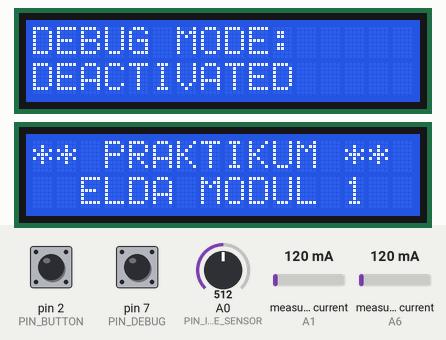
Simulated run of this program. Board: Arduino Nano, built with avr-gcc and run on an emulated ATmega328P. On the bench: 2 × 16×2 character LCD. Inputs (shaded band) come from the test bench; at power-on: pin 2 (PIN_BUTTON) HIGH, pin 7 (PIN_DEBUG) HIGH, A0 (PIN_INPUT_VOLTAGE_SENSOR) = 512, measured current (sensors on A1, A6) 120 mA. The local clock reads 2024-03-15 10:24:30 at power-on unless the program sets it; storage starts empty.

Above: at 2.3 s.
At 5.0 s:
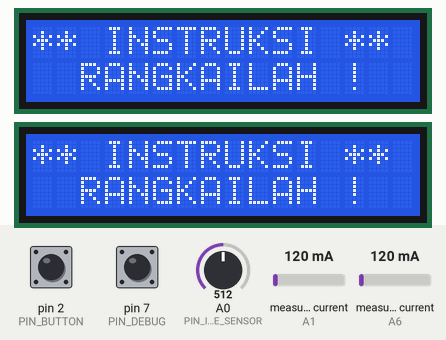
5.1 s: pin 2 (PIN_BUTTON) pulled LOW for 1 s
At 5.6 s:
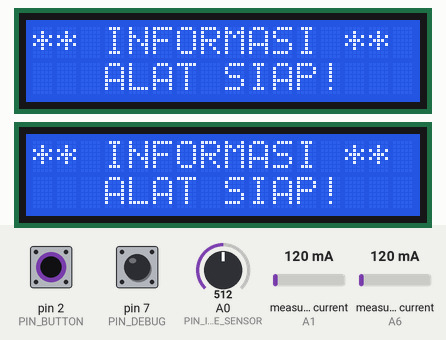
At 6.5 s:
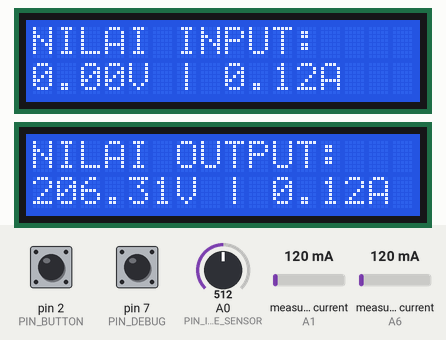
Timing chart, 0 to 8.1 s (numbered marks = the images above; inputs shaded):
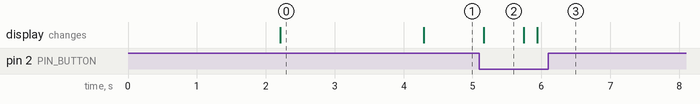

The program:

main.cpp
```cpp
/*
 * main.cpp or driver code.
 * Created by: I Putu Pawesi Siantika, S.T.
 * This file is intended for specifying the behaviour of
 * bussines logic of device.
 *
 * It logs the voltages and currents (DC and AC) reading to
 * sd card.
 *
 * NOTE: Implements in Kerja Praktik Junantara
 *       in Teknik Elektro Udayana

*/

#include "header.h"

void setup()
{
  pinMode(PIN_BUTTON, INPUT_PULLUP);
  Serial.begin(115200);
  // For debug mode
  pinMode(PIN_DEBUG, INPUT_PULLUP);
  disp1.init();
  disp2.init();
  // Make init message visible in display hardwares
  delay(2000);

  // Debug mode trigger
  // due to pullup, logic LOW means debug mode is active.
  debug_mode_state = digitalRead(PIN_DEBUG);
  if (!debug_mode_state)
  {
    disp1.disp_custom(F("DEBUG MODE:"), F("ACTIVATED"));
    delay(2000);
  }
  else
  {
    disp1.disp_custom(F("DEBUG MODE:"), F("DEACTIVATED"));
    delay(2000);
  }
  // SD Card handling. The problems occurs in hardware frequently
  // (wires are not installed properly, insufficient power supply to SD card )
  bool status_sd_card = logger.init(PIN_CS_DATA_LOGGER);
  if (status_sd_card == 1)
    no_sd_card_handle(disp1, disp2);

  // Alocate objects dynamically
  VoltageSensorAc *input_voltage_sensor = new VoltageSensorAc(PIN_INPUT_VOLTAGE_SENSOR);
  VoltageSensorDc *output_voltage_sensor = new VoltageSensorDc(PIN_OUTPUT_VOLTAGE_SENSOR);
  CurrentSensorDc *output_current_sensor = new CurrentSensorDc(PIN_OUTPUT_CURRENT_SENSOR);
  CurrentSensorAc *input_current_sensor = new CurrentSensorAc(PIN_INPUT_CURRENT_SENSOR);

  // Show the first messages on display hardwares
  disp1.first_message();
  disp2.first_message();

  // Wait users to finish the circuit and push the push button
  while (button_state != 0)
  {
    button_state = read_button_state();
  }

  // Calibrate the current-sensors
  // ( for increasing the precission of current values)
  input_current_sensor->calibrate();
  output_current_sensor->calibrate();

  // Tell users that the device is ready by sending message
  // on dislpay hardwares
  disp1.second_message();
  disp2.second_message();

  // Make those displays visible
  delay(500);

  // Waiting users to push the button for capture-data confirmation.
  button_state = 1;
  while (button_state != 0)
  {
    button_state = read_button_state();
  }

  disp1.disp_custom(F("** INFORMASI **"), F("Collecting ..."));
  disp2.disp_custom(F("** INFORMASI **"), F("Collecting ..."));

  // Capture data from sensors
  data_input.current = input_current_sensor->calculate() - CALIBRATED_CONST;
  data_input.volt = input_voltage_sensor->calculate();
  data_output.volt = output_voltage_sensor->calculate();
  data_output.current = output_current_sensor->calculate();

  // Debug mode
  if (!debug_mode_state)
  {
    for (;;)
    {
      // Capture data from sensors
      data_input.current = input_current_sensor->calculate() - CALIBRATED_CONST;
      data_input.volt = input_voltage_sensor->calculate();
      data_output.volt = output_voltage_sensor->calculate();
      data_output.current = output_current_sensor->calculate();

      // Display to LCDs periodically
      disp1.disp_measurements(data_input.volt, data_input.current, 0, true);
      disp2.disp_measurements(data_output.volt, data_output.current, 1, true);

      delay(500);
    }
  }
  // Dealocate memory used by objetcs
  delete input_current_sensor;
  delete output_current_sensor;
  delete input_voltage_sensor;
  delete output_voltage_sensor;

  // Log captured data once to SD card.
  bool status_log = logger.log(data_input.volt, data_input.current, data_output.volt,
                               data_output.current, "sensor.txt");
  // Error handling for logger process
  if (status_log == 1)
    log_failed_handle(disp1, disp2);

  // Display captured data on LCDs
  disp1.disp_measurements(data_input.volt, data_input.current, 0);
  disp2.disp_measurements(data_output.volt, data_output.current, 1);

  // stuck here
}

void loop()
{
  // pass
}

/* Functions implementations
   The implementations of functions declared in 'header.h'

*/

bool read_button_state(void)
{
  return digitalRead(PIN_BUTTON);
}

void no_sd_card_handle(Display &disp1, Display &disp2)
{
  disp1.disp_custom(F("**   ERROR   **"), F("  NO SD CARD !"));
  disp2.disp_custom(F("**   ERROR   **"), F("  NO SD CARD !"));
  for (;;)
    ; // stuck forever
}

void log_failed_handle(Display &disp1, Display &disp2)
{
  disp1.disp_custom(F("**   ERROR   **"), F("  SD CARD FAIL !"));
  disp2.disp_custom(F("**   ERROR   **"), F("  SD CARD FAIL !"));
  for (;;)
    ; // stuck forever
}

/* EOF */
```

header.h
```cpp
#ifndef HEADER_H
#define HEADER_H

/* Librarys*/
#include <Arduino.h>
#include "Display.h"
#include "VoltageSensor.h"
#include <LiquidCrystal_I2C.h>
#include "Logger.h"
#include "CurrentSensor.h"

#define CALIBRATED_CONST 0.00 // AC current only (input sensor)

/* Pins definition*/
#define PIN_BUTTON 2
#define PIN_INPUT_VOLTAGE_SENSOR A0
#define PIN_INPUT_CURRENT_SENSOR A1
#define PIN_OUTPUT_VOLTAGE_SENSOR A2
#define PIN_OUTPUT_CURRENT_SENSOR A6
#define PIN_CS_DATA_LOGGER 10
#define PIN_DEBUG 7

/* Variables*/
bool debug_mode_state;
volatile bool button_state = 1;
typedef struct data_collect
{
    float volt;
    float current;
} data_collect;
data_collect data_input;
data_collect data_output;

/* Global objects*/
LiquidCrystal_I2C lcd1(0x27, 16, 2);
LiquidCrystal_I2C lcd2(0x23, 16, 2);
Display disp1(lcd1); // untuk input
Display disp2(lcd2); // untuk output
Logger logger;

// Forward functions declarations
bool read_button_state(void);
void no_sd_card_handle(Display &disp1, Display &disp2);
void log_failed_handle(Display &disp1, Display &disp2);

#endif
```

Measured:
- after the input at 5.1 s, the display: changes after 0.06 s (image 2)
- what the display in image 0 shows lasts 2.1 s, from 2.2 s to 4.3 s
- what the display in image 2 shows lasts 0.5 s, from 5.2 s to 5.7 s
